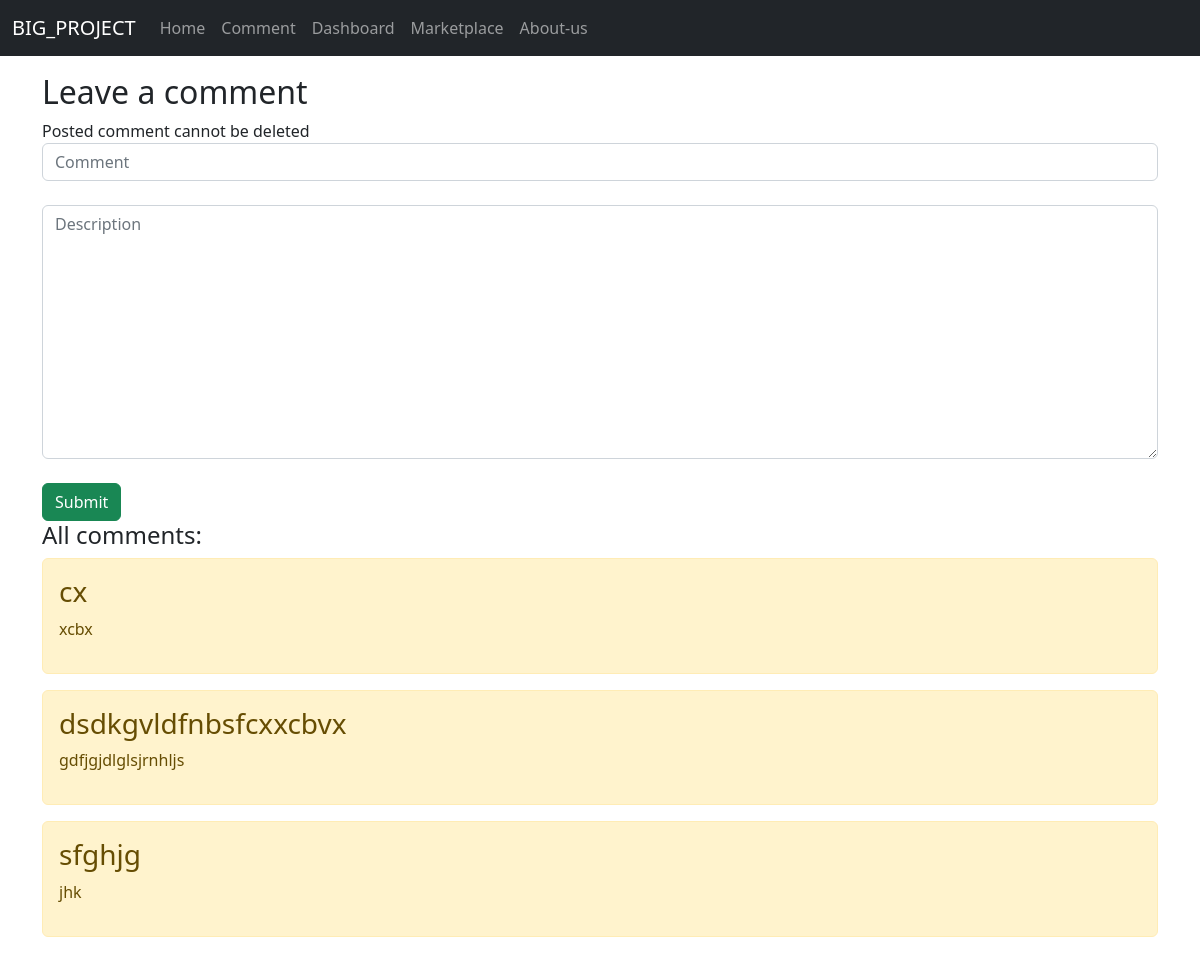
The app's page /comment, older data.
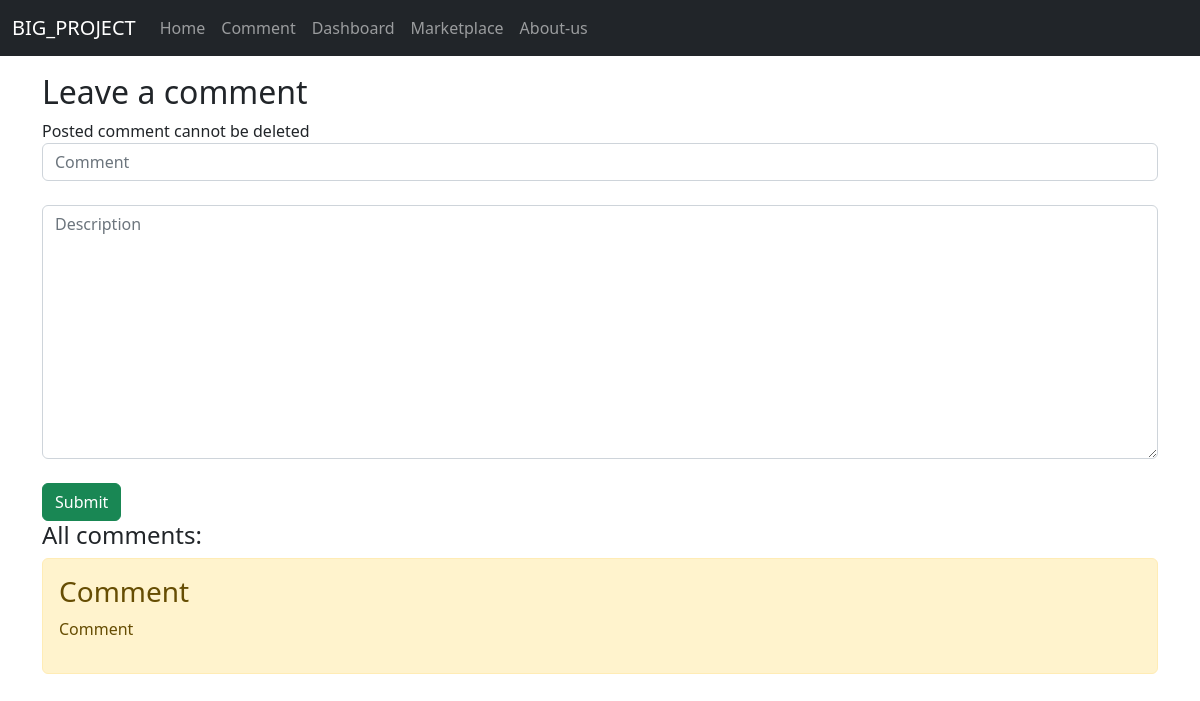
The same page, newer data.
### main/models.py (models this page shows, shortened)
class Task(models.Model):
    title = models.CharField('Title', max_length=50)
    task = models.TextField('Description')
    class Meta:
        verbose_name = 'Comment'
        verbose_name_plural = 'Comments'

### main/views.py (the view, shortened to what this page needs)
# urls.py: path('comment', views.comment, name='comment'),
def comment(request):
    error = ''
    tasks = Task.objects.order_by('-id')
    form = TaskForm()
    context = {
        'form': form,
        'error': error,
        'title': 'Comment',
        'tasks': tasks
    }
    return render(request, 'main/comment.html', context)

### main/forms.py
class TaskForm(ModelForm):
    class Meta:
        model = Task
        fields = ['title', 'task']
        widgets = {
            'title': TextInput(attrs={
                'class': 'form-control',
                'placeholder': 'Comment'
            }),
            'task': Textarea(attrs={
                'class': 'form-control',
                'placeholder': 'Description'
            }),
        }

### main/templates/main/comment.html (shortened to what this page needs)
{% extends 'main/base.html' %}
{% block content %}
    <h2>Leave a comment</h2>
    <span>Posted comment cannot be deleted</span>
    <form method="post">
        {{ form.title }}<br>
        {{ form.task }}<br>
        <button type="submit" class="btn btn-success">Submit</button>
    </form>
    <h4>All comments:</h4>
    <div>
        {% if tasks %}
            {% for el in tasks %}
                <div class="alert alert-warning mt-2">
                    <h3>{{ el.title }}</h3>
                    <p>{{ el.task }}</p>
                </div>
            {% endfor %}
        {% else %}
            <p>None</p>
        {% endif %}
    </div>
{% endblock %}

Row changes from the older to the newer data that the page shows:
removed Task: title "cx", task "xcbx"
removed Task: title "dsdkgvldfnbsfcxxcbvx", task "gdfjgjdlglsjrnhljs"
removed Task: title "sfghjg", task "jhk"
added Task: title "Comment", task "Comment"
